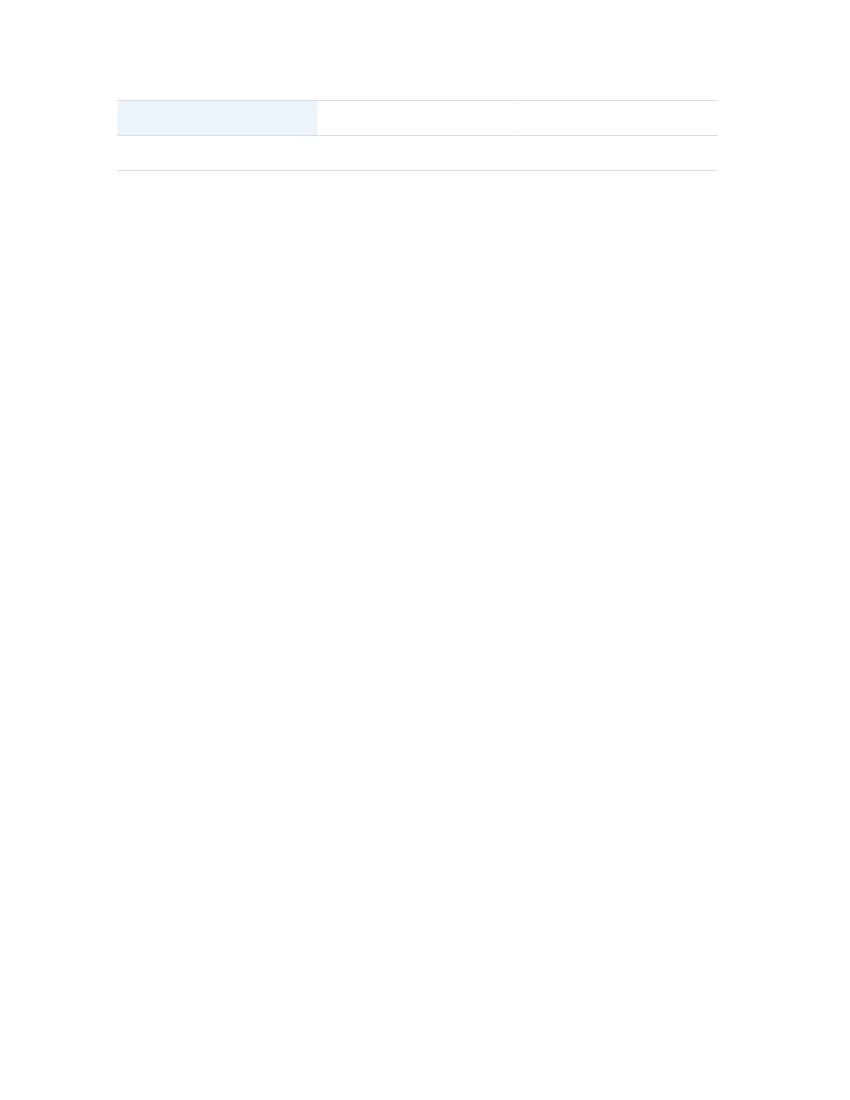

The script that saved this image:
import docx
from docx.shared import Pt, Inches, RGBColor
from docx.oxml.ns import qn, nsdecls
from docx.oxml import OxmlElement, parse_xml
from docx.enum.text import WD_ALIGN_PARAGRAPH
from docx.enum.table import WD_TABLE_ALIGNMENT
import sys

sys.stdout.reconfigure(encoding='utf-8')

def set_cell_shading(cell, color_hex):
    shd = parse_xml(f'<w:shd {nsdecls("w")} w:fill="{color_hex}"/>')
    cell._tc.get_or_add_tcPr().append(shd)

def set_table_borders(table, color="CCCCCC", sz="4", val="single"):
    tblPr = table._tbl.tblPr
    borders = parse_xml(f'''
        <w:tblBorders {nsdecls("w")}>
            <w:top w:val="{val}" w:sz="{sz}" w:space="0" w:color="{color}"/>
            <w:bottom w:val="{val}" w:sz="{sz}" w:space="0" w:color="{color}"/>
            <w:left w:val="none"/>
            <w:right w:val="none"/>
            <w:insideH w:val="{val}" w:sz="{sz}" w:space="0" w:color="{color}"/>
            <w:insideV w:val="none"/>
        </w:tblBorders>
    ''')
    tblPr.append(borders)

doc = docx.Document()
table = doc.add_table(rows=2, cols=3)
set_table_borders(table)
set_cell_shading(table.cell(0, 0), "EBF3FB")
doc.save("scratch/test_table.docx")
print("Table test successful!")
